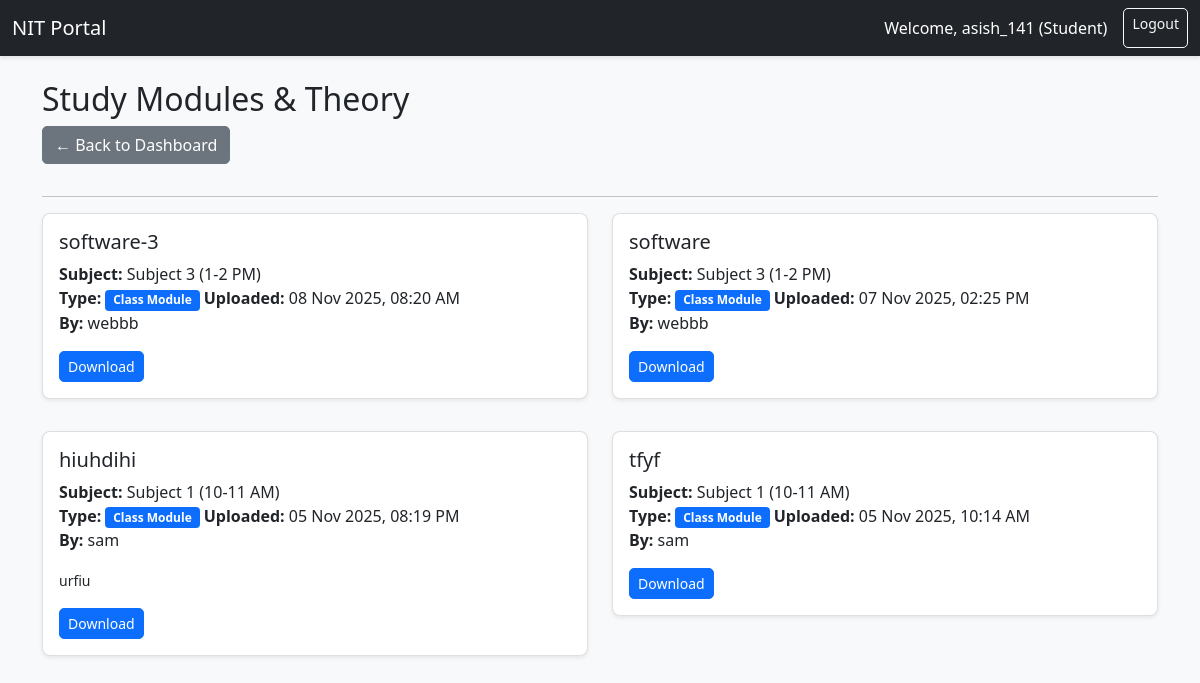
Screenshot of /student/modules/ (signed in) with the database file from the repository.
### portal/models.py (models this page shows, shortened)
class User(AbstractUser):
    ROLE_CHOICES = [
        ('student', 'Student'),
        ('teacher', 'Teacher'),
        ('doctor', 'Doctor'),  # ← Add this
    ]
    mobile_number = models.CharField(max_length=15, unique=True)
    role = models.CharField(max_length=20, choices=ROLE_CHOICES)
    is_mobile_verified = models.BooleanField(default=False)
    otp = models.CharField(max_length=6, blank=True, null=True)

class Module(models.Model):
    MODULE_TYPES = [
        ('class_module', 'Class Module'),
        ('theory', 'Theory'),
    ]
    subject = models.ForeignKey(Subject, on_delete=models.CASCADE, related_name='modules')
    teacher = models.ForeignKey(Teacher, on_delete=models.CASCADE)
    title = models.CharField(max_length=200)
    module_type = models.CharField(max_length=20, choices=MODULE_TYPES)
    file = models.FileField(upload_to='modules/')
    description = models.TextField(blank=True)
    uploaded_at = models.DateTimeField(auto_now_add=True)
    class Meta:
        ordering = ['-uploaded_at']

class Subject(models.Model):
    SUBJECT_CHOICES = [
        ('subject1', 'Subject 1 (10-11 AM)'),
        ('subject2', 'Subject 2 (11-12 PM)'),
        ('subject3', 'Subject 3 (1-2 PM)'),
        ('subject4', 'Subject 4 (2-3 PM)'),
        ('subject5', 'Subject 5 (3-4 PM)'),
        ('subject6', 'Subject 6 (4-5 PM)'),
    ]
    TIME_SLOTS = {
        'subject1': '10:00-11:00',
        'subject2': '11:00-12:00',
        'subject3': '13:00-14:00',
        'subject4': '14:00-15:00',
        'subject5': '15:00-16:00',
        'subject6': '16:00-17:00',
    }
    name = models.CharField(max_length=50, choices=SUBJECT_CHOICES, unique=True)
    code = models.CharField(max_length=10, unique=True)

class Teacher(models.Model):
    user = models.OneToOneField(User, on_delete=models.CASCADE, related_name='teacher_profile')
    subject = models.ForeignKey(Subject, on_delete=models.SET_NULL, null=True, related_name='teacher')
    employee_id = models.CharField(max_length=20, unique=True)

### portal/views.py (the view)
# urls.py: path('student/modules/', views.student_modules, name='student_modules'),
@login_required
def student_modules(request):
    student = request.user.student_profile
    subjects = student.subjects.all()
    modules = Module.objects.filter(subject__in=subjects).order_by('-uploaded_at')
    context = {
        'modules': modules,
        'subjects': subjects,
    }
    return render(request, 'portal/student_modules.html', context)

### portal/templates/portal/student_modules.html (shortened to what this page needs)
{% extends 'portal/base.html' %}
{% block content %}
<div class="row">
    <div class="col-md-12">
        <h2>Study Modules & Theory</h2>
        <a href="{% url 'student_dashboard' %}" class="btn btn-secondary mb-3">← Back to Dashboard</a>
        <hr>
        {% if modules %}
        <div class="row">
            {% for module in modules %}
            <div class="col-md-6 mb-3">
                <div class="card">
                    <div class="card-body">
                        <h5 class="card-title">{{ module.title }}</h5>
                        <p class="card-text">
                            <strong>Subject:</strong> {{ module.subject.get_name_display }}<br>
                            <strong>Type:</strong>
                            {% if module.module_type == 'class_module' %}
    <span class="badge bg-primary">
        {{ module.get_module_type_display }}
    </span>
{% else %}
    <span class="badge bg-success">
        {{ module.get_module_type_display }}
    </span>
{% endif %}
                            <strong>Uploaded:</strong> {{ module.uploaded_at|date:"d M Y, h:i A" }}<br>
                            <strong>By:</strong> {{ module.teacher.user.username }}
                        </p>
                        {% if module.description %}
                        <p class="card-text"><small>{{ module.description }}</small></p>
                        {% endif %}
                        <a href="{{ module.file.url }}" class="btn btn-primary btn-sm" download>
                             Download
                        </a>
                    </div>
                </div>
            </div>
            {% endfor %}
        </div>
        {% else %}
        <div class="alert alert-info">
            <strong>No modules available yet.</strong> Your teachers will upload study materials soon.
        </div>
        {% endif %}
    </div>
</div>
{% endblock %}

### portal/templates/portal/base.html (shortened to what this page needs)
{% load static%}
<!DOCTYPE html>
<html lang="en">
<head>
    <link href="https://cdn.jsdelivr.net/npm/bootstrap@5.1.3/dist/css/bootstrap.min.css" rel="stylesheet">
    <link rel="stylesheet" href="{% static 'portal/css/custom.css' %}">
</head>
<body>
    <nav class="navbar navbar-expand-lg navbar-dark bg-dark">
        <div class="container-fluid">
            <a class="navbar-brand" href="#">NIT Portal</a>
            {% if user.is_authenticated %}
            <div class="d-flex">
                <span class="navbar-text text-white me-3">
                    Welcome, {{ user.username }} ({{ user.role|title }})
                </span>
                <a href="{% url 'logout' %}" class="btn btn-outline-light btn-sm">Logout</a>
            </div>
            {% endif %}
        </div>
    </nav>
    <div class="container mt-4">
        {% block content %}{% endblock %}
    </div>
</body>
</html>

### portal/static/portal/css/custom.css (style rules this page uses)
body { background-color: #f8f9fa; font-family: 'Segoe UI', Tahoma, Geneva, Verdana, sans-serif; }
.navbar { box-shadow: 0 2px 4px rgba(0,0,0,.1); }
.card { box-shadow: 0 0.125rem 0.25rem rgba(0,0,0,.075); margin-bottom: 1rem; border-radius: 8px; }
.btn { border-radius: 5px; font-weight: 500; }

### rows the page displays
User: username "asish_141", role "Student"
Module: title "software-3", subject.name "Subject 3 (1-2 PM)", module_type "Class Module", uploaded_at "08 Nov 2025, 08:20 AM", teacher.user.username "webbb"
Module: title "software", subject.name "Subject 3 (1-2 PM)", module_type "Class Module", uploaded_at "07 Nov 2025, 02:25 PM", teacher.user.username "webbb"
Module: title "hiuhdihi", subject.name "Subject 1 (10-11 AM)", module_type "Class Module", uploaded_at "05 Nov 2025, 08:19 PM", teacher.user.username "sam", description "urfiu"
Module: title "tfyf", subject.name "Subject 1 (10-11 AM)", module_type "Class Module", uploaded_at "05 Nov 2025, 10:14 AM", teacher.user.username "sam"
